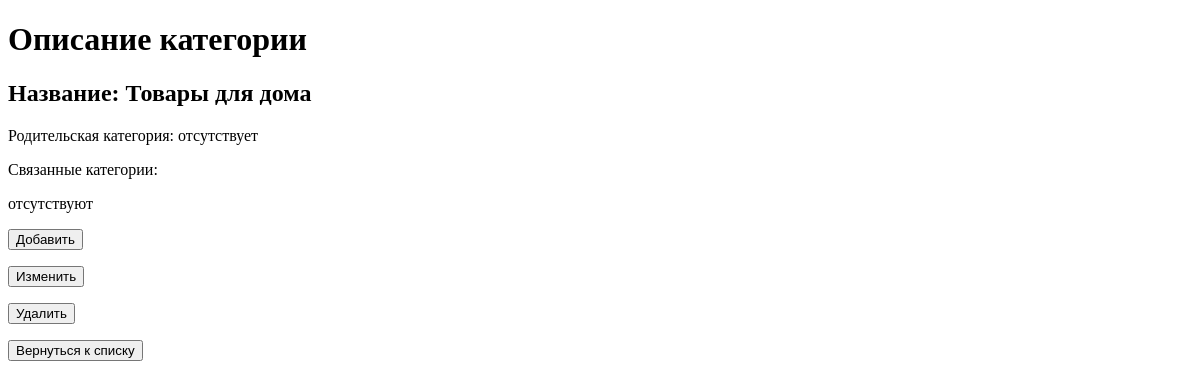
The app's page /category/1 (signed in), older data.
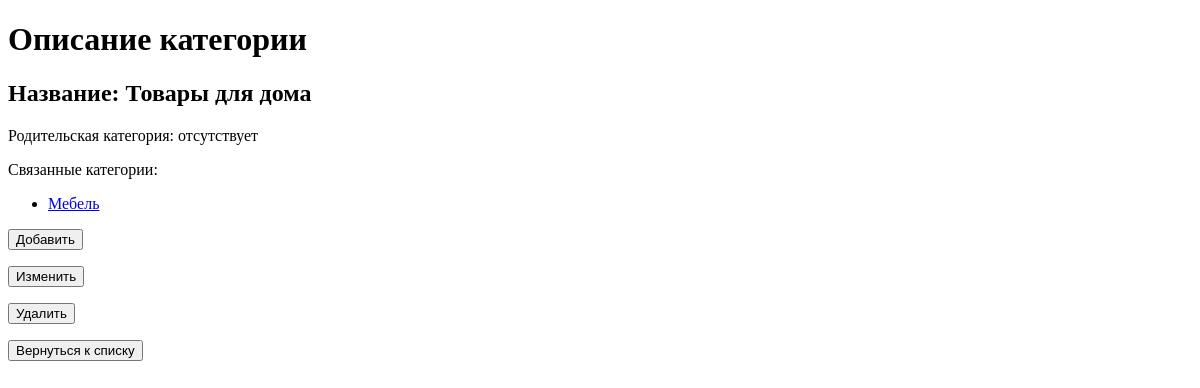
The same page, newer data.
### app/models/category.py (models this page shows)
class Categories(Base):
    __tablename__ = 'categories'
    __table_args__ = {'keep_existing': True}
    id = Column(INTEGER, primary_key=True)
    name = Column(String, unique=True)
    parent = Column(INTEGER, ForeignKey('categories.id', ondelete='CASCADE'), default=-1)
    parent_category = relationship('Categories')
    product = relationship(
        'ProductModel',
        back_populates='category',
        cascade='save-update, merge, delete, delete-orphan',
        passive_deletes=True,
    )

### app/routers/category.py (the view)
@category_router.get('/{id_category}')
async def category_get(request: Request, db: Annotated[Session, Depends(get_db)],
                       curent_user: Annotated[User, Depends(get_current_user)], id_category: int):
    info = {'request': request, 'title': 'Описание категории'}
    if curent_user is None:
        info['message'] = 'Вы не авторизованы. Пройдите авторизацию.'
    elif not curent_user.is_staff:
        info['message'] = 'У вас нет прав'
    else:
        info['display'] = 'Ok'
        categories = list(db.scalars(select(Categories)).all())
        category = get_category(categories, id_category)
        if category is None:
            return HTTPException(status_code=status.HTTP_404_NOT_FOUND, detail='Категория не найдена')
        info['parent'] = get_category(categories, category.parent)
        info['children'] = get_categories_subgroups(categories, id_category)
        info['category'] = category
        info['categories'] = categories
    return templates.TemplateResponse('category.html', info)

### app/templates/category/category.html (shortened to what this page needs)
<!DOCTYPE html>
<html lang="en">
<head>
</head>
<body>
        <h1> {{title}}  </h1>
        <h2> Название: {{category.name}} </h2>
        {% if display %}
            {% if parent %}
                <p> Родительская категория: {{parent.name}}</p>
            {% else %}
                <p>Родительская категория: отсутствует</p>
            {% endif %}
            <p>Связанные категории:</p>
            {% if children %}
                <ul>
                {% for i in children %}
                   <li> <a href="/category/{{i.id}}"> {{i.name}} </a></li>
                {% endfor %}
                </ul>
            {% else %}
                <p>отсутствуют</p>
            {% endif %}
            <a href="/category/create"> <button> Добавить </button> </a>
            <p><a href="/category/update/{{category.id}}">  <button>  Изменить </button> </a></p>
            <p><a href="/category/delete/{{category.id}}">  <button>  Удалить </button> </a></p>
            <p><a href="/category/list">  <button>  Вернуться к списку </button> </a> </p>
        {% endif %}
</body>
</html>

Row changes from the older to the newer data that the page shows:
added Categories: name "Мебель"
Text that changed along with them:
text no longer shown: "отсутствуют"
